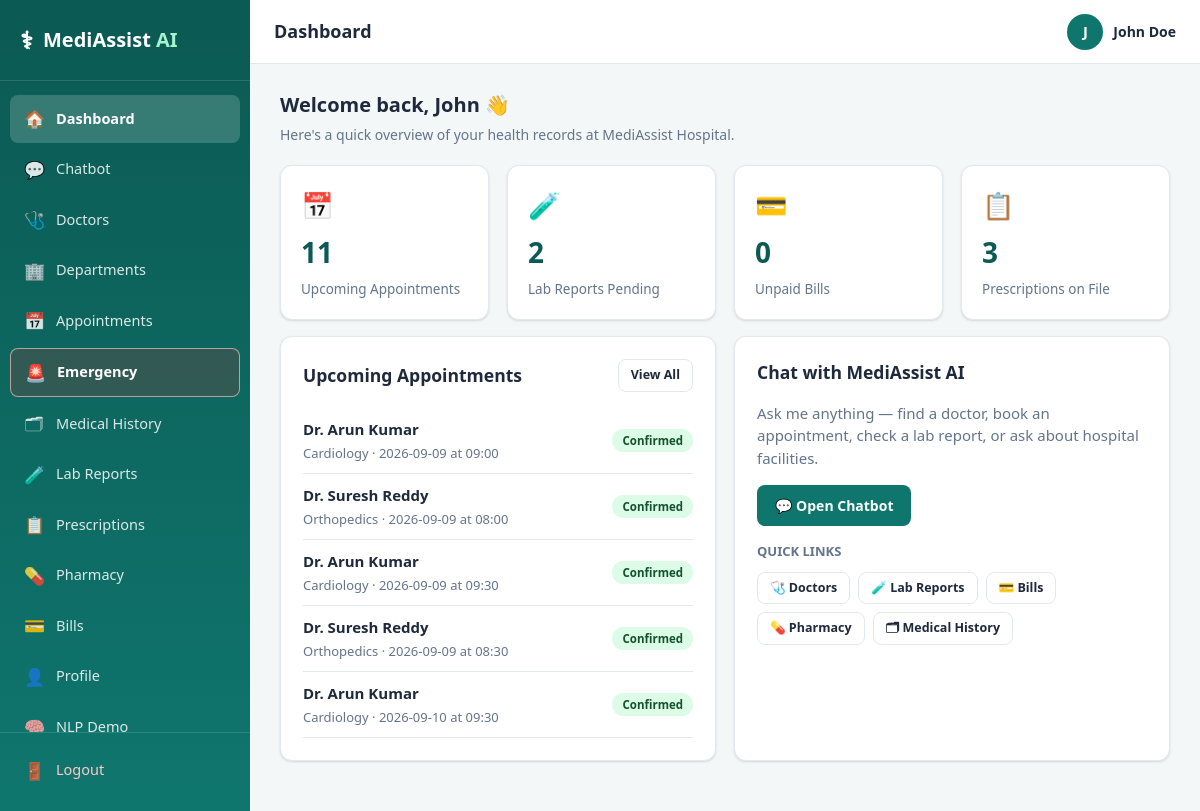
/dashboard (signed in), run on the app's committed database.
### tables this page shows
CREATE TABLE users (
    user_id         INTEGER PRIMARY KEY AUTOINCREMENT,
    username        TEXT UNIQUE NOT NULL,
    email           TEXT UNIQUE NOT NULL,
    password_hash   TEXT NOT NULL,
    role            TEXT NOT NULL DEFAULT 'patient',   -- patient | admin
    full_name       TEXT NOT NULL,
    phone           TEXT,
    created_at      TIMESTAMP DEFAULT CURRENT_TIMESTAMP,
    is_active       INTEGER DEFAULT 1
);

CREATE TABLE appointments (
    appointment_id  INTEGER PRIMARY KEY AUTOINCREMENT,
    patient_id      INTEGER NOT NULL,
    doctor_id       INTEGER NOT NULL,
    appointment_date TEXT NOT NULL,   -- YYYY-MM-DD
    appointment_time TEXT NOT NULL,   -- HH:MM
    status          TEXT DEFAULT 'confirmed',  -- confirmed | cancelled | completed | rescheduled
    reason          TEXT,
    created_at      TIMESTAMP DEFAULT CURRENT_TIMESTAMP,
    FOREIGN KEY (patient_id) REFERENCES patients(patient_id),
    FOREIGN KEY (doctor_id) REFERENCES doctors(doctor_id)
);

CREATE TABLE doctors (
    doctor_id       INTEGER PRIMARY KEY AUTOINCREMENT,
    full_name       TEXT NOT NULL,
    department_id   INTEGER NOT NULL,
    specialization  TEXT NOT NULL,
    qualification   TEXT,
    experience_years INTEGER,
    available_days  TEXT,          -- e.g. Mon,Tue,Wed,Thu,Fri
    available_time  TEXT,          -- e.g. 09:00-13:00
    consultation_fee REAL DEFAULT 500,
    rating          REAL DEFAULT 4.5,
    room_no         TEXT,
    FOREIGN KEY (department_id) REFERENCES departments(department_id)
);

CREATE TABLE departments (
    department_id   INTEGER PRIMARY KEY AUTOINCREMENT,
    name            TEXT UNIQUE NOT NULL,
    description     TEXT,
    services        TEXT,          -- comma separated services
    location        TEXT,          -- floor / block
    timings         TEXT,          -- opening hours
    contact_ext     TEXT
);

### routes/main.py (the view)
@main_bp.route("/dashboard")
@login_required
def dashboard():
    user = get_current_user()
    patient = query("SELECT * FROM patients WHERE user_id = ?", (user["user_id"],), fetchone=True)
    stats = {}
    if patient:
        stats["appointments"] = query(
            "SELECT COUNT(*) as c FROM appointments WHERE patient_id = ? AND status IN ('confirmed','rescheduled')",
            (patient["patient_id"],), fetchone=True)["c"]
        stats["reports_pending"] = query(
            "SELECT COUNT(*) as c FROM lab_reports WHERE patient_id = ? AND status != 'ready'",
            (patient["patient_id"],), fetchone=True)["c"]
        stats["unpaid_bills"] = query(
            "SELECT COUNT(*) as c FROM bills WHERE patient_id = ? AND status = 'unpaid'",
            (patient["patient_id"],), fetchone=True)["c"]
        stats["prescriptions"] = query(
            "SELECT COUNT(*) as c FROM prescriptions WHERE patient_id = ?",
            (patient["patient_id"],), fetchone=True)["c"]
        upcoming = query(
            """SELECT a.*, d.full_name as doctor_name, dept.name as department_name
               FROM appointments a JOIN doctors d ON a.doctor_id = d.doctor_id
               JOIN departments dept ON d.department_id = dept.department_id
               WHERE a.patient_id = ? AND a.status IN ('confirmed','rescheduled')
               ORDER BY a.appointment_date ASC LIMIT 5""",
            (patient["patient_id"],))
    else:
        upcoming = []
    return render_template("dashboard.html", user=user, stats=stats, upcoming=upcoming)

### database/db.py (called while the page is built)
def get_connection():
    conn = sqlite3.connect(DB_PATH)
    conn.row_factory = sqlite3.Row
    conn.execute("PRAGMA foreign_keys = ON")
    return conn

def query(sql, params=(), fetchone=False, commit=False):
    conn = get_connection()
    cur = conn.cursor()
    cur.execute(sql, params)
    if commit:
        conn.commit()
        last_id = cur.lastrowid
        conn.close()
        return last_id
    rows = cur.fetchone() if fetchone else cur.fetchall()
    conn.close()
    if rows is None:
        return None
    if fetchone:
        return dict(rows)
    return [dict(r) for r in rows]

### routes/auth.py (called while the page is built)
def login_required(f):
    @wraps(f)
    def wrapper(*args, **kwargs):
        if "user_id" not in session:
            if request.path.startswith("/api/"):
                return jsonify({"error": "Authentication required"}), 401
            flash("Please log in to continue.", "warning")
            return redirect(url_for("auth.login", next=request.path))
        return f(*args, **kwargs)
    return wrapper

def get_current_user():
    if "user_id" not in session:
        return None
    return query("SELECT * FROM users WHERE user_id = ?", (session["user_id"],), fetchone=True)

### templates/dashboard.html (shortened to what this page needs)
{% extends "base.html" %}
{% block page_title %}Dashboard{% endblock %}
{% block content %}
<h2 class="section-title">Welcome back, {{ user.full_name.split(' ')[0] }} 👋</h2>
<p class="section-sub">Here's a quick overview of your health records at MediAssist Hospital.</p>
<div class="grid grid-4 mb-2">
  <div class="stat-card">
    <div class="stat-icon">📅</div>
    <div class="stat-value">{{ stats.get('appointments', 0) }}</div>
    <div class="stat-label">Upcoming Appointments</div>
  </div>
  <div class="stat-card">
    <div class="stat-icon">🧪</div>
    <div class="stat-value">{{ stats.get('reports_pending', 0) }}</div>
    <div class="stat-label">Lab Reports Pending</div>
  </div>
  <div class="stat-card">
    <div class="stat-icon">💳</div>
    <div class="stat-value">{{ stats.get('unpaid_bills', 0) }}</div>
    <div class="stat-label">Unpaid Bills</div>
  </div>
  <div class="stat-card">
    <div class="stat-icon">📋</div>
    <div class="stat-value">{{ stats.get('prescriptions', 0) }}</div>
    <div class="stat-label">Prescriptions on File</div>
  </div>
</div>
<div class="grid grid-2 mt-3">
  <div class="card">
    <div class="card-header">
      <h3>Upcoming Appointments</h3>
      <a href="{{ url_for('appointments.list_appointments') }}" class="btn btn-outline btn-sm">View All</a>
    </div>
    {% if upcoming %}
      <ul>
      {% for a in upcoming %}
        <li class="flex-between" style="padding:10px 0;border-bottom:1px solid var(--border);">
          <div>
            <b>{{ a.doctor_name }}</b><br>
            <span class="text-muted" style="font-size:13px;">{{ a.department_name }} · {{ a.appointment_date }} at {{ a.appointment_time }}</span>
          </div>
          <span class="badge badge-{{ a.status }}">{{ a.status }}</span>
        </li>
      {% endfor %}
      </ul>
    {% else %}
      <div class="empty-state">
        <div class="icon">📅</div>
        <p>No upcoming appointments.</p>
        <a href="{{ url_for('chatbot.chatbot_page') }}" class="btn btn-primary btn-sm mt-2">Book via Chatbot</a>
      </div>
    {% endif %}
  </div>
  <div class="card">
    <div class="card-header">
      <h3>Chat with MediAssist AI</h3>
    </div>
    <p class="text-muted">Ask me anything — find a doctor, book an appointment, check a lab report, or ask about hospital facilities.</p>
    <a href="{{ url_for('chatbot.chatbot_page') }}" class="btn btn-primary mt-2">💬 Open Chatbot</a>
    <div class="mt-3">
      <h4 style="font-size:13px;color:var(--text-muted);text-transform:uppercase;margin-bottom:10px;">Quick Links</h4>
      <div class="flex gap-2" style="flex-wrap:wrap;">
        <a href="{{ url_for('doctors.list_doctors') }}" class="btn btn-outline btn-sm">🩺 Doctors</a>
        <a href="{{ url_for('lab.lab_reports') }}" class="btn btn-outline btn-sm">🧪 Lab Reports</a>
        <a href="{{ url_for('billing.bills_page') }}" class="btn btn-outline btn-sm">💳 Bills</a>
        <a href="{{ url_for('pharmacy.pharmacy_page') }}" class="btn btn-outline btn-sm">💊 Pharmacy</a>
        <a href="{{ url_for('patient.medical_history') }}" class="btn btn-outline btn-sm">🗂 Medical History</a>
      </div>
    </div>
  </div>
</div>
{% endblock %}

### templates/base.html (shortened to what this page needs)
<!DOCTYPE html>
<html lang="en">
<head>
<link rel="stylesheet" href="{{ url_for('static', filename='css/style.css') }}">
</head>
<body>
<div class="app-shell">
  <aside class="sidebar" id="sidebar">
    <div class="sidebar-brand">
      <span class="brand-icon">⚕</span>
      <span class="brand-text">MediAssist <b>AI</b></span>
    </div>
    <nav class="sidebar-nav">
      <a href="{{ url_for('main.dashboard') }}" class="nav-item {{ 'active' if request.endpoint=='main.dashboard' }}"><span>🏠</span> Dashboard</a>
      <a href="{{ url_for('chatbot.chatbot_page') }}" class="nav-item {{ 'active' if request.endpoint=='chatbot.chatbot_page' }}"><span>💬</span> Chatbot</a>
      <a href="{{ url_for('doctors.list_doctors') }}" class="nav-item {{ 'active' if request.endpoint=='doctors.list_doctors' }}"><span>🩺</span> Doctors</a>
      <a href="{{ url_for('departments.list_departments') }}" class="nav-item {{ 'active' if request.endpoint=='departments.list_departments' }}"><span>🏢</span> Departments</a>
      <a href="{{ url_for('appointments.list_appointments') }}" class="nav-item {{ 'active' if request.endpoint=='appointments.list_appointments' }}"><span>📅</span> Appointments</a>
      <a href="{{ url_for('main.emergency_page') }}" class="nav-item {{ 'active' if request.endpoint=='main.emergency_page' }} emergency-nav"><span>🚨</span> Emergency</a>
      <a href="{{ url_for('patient.medical_history') }}" class="nav-item {{ 'active' if request.endpoint=='patient.medical_history' }}"><span>🗂</span> Medical History</a>
      <a href="{{ url_for('lab.lab_reports') }}" class="nav-item {{ 'active' if request.endpoint=='lab.lab_reports' }}"><span>🧪</span> Lab Reports</a>
      <a href="{{ url_for('pharmacy.prescriptions_page') }}" class="nav-item {{ 'active' if request.endpoint=='pharmacy.prescriptions_page' }}"><span>📋</span> Prescriptions</a>
      <a href="{{ url_for('pharmacy.pharmacy_page') }}" class="nav-item {{ 'active' if request.endpoint=='pharmacy.pharmacy_page' }}"><span>💊</span> Pharmacy</a>
      <a href="{{ url_for('billing.bills_page') }}" class="nav-item {{ 'active' if request.endpoint=='billing.bills_page' }}"><span>💳</span> Bills</a>
      <a href="{{ url_for('patient.profile') }}" class="nav-item {{ 'active' if request.endpoint=='patient.profile' }}"><span>👤</span> Profile</a>
      <a href="{{ url_for('nlp_demo.nlp_demo_page') }}" class="nav-item {{ 'active' if request.endpoint=='nlp_demo.nlp_demo_page' }}"><span>🧠</span> NLP Demo</a>
    </nav>
    <div class="sidebar-footer">
      <a href="{{ url_for('auth.logout') }}" class="nav-item logout"><span>🚪</span> Logout</a>
    </div>
  </aside>
  <div class="main-area">
    <header class="topbar">
      <div class="topbar-title">{% block page_title %}Dashboard{% endblock %}</div>
      <div class="topbar-user">
        {% if current_user %}
        <span class="user-avatar">{{ current_user.full_name[0] | upper }}</span>
        <span class="user-name">{{ current_user.full_name }}</span>
        {% endif %}
      </div>
    </header>
    <main class="content">
      {% block content %}{% endblock %}
    </main>
  </div>
</div>
</body>
</html>

### data on the page
users: full_name "J", full_name "John Doe", full_name "John"
appointments: doctor_name "Dr. Arun Kumar", department_name "Cardiology", appointment_date "2026-09-09", appointment_time "09:00", status "Confirmed"
appointments: doctor_name "Dr. Suresh Reddy", department_name "Orthopedics", appointment_date "2026-09-09", appointment_time "08:00", status "Confirmed"
appointments: doctor_name "Dr. Arun Kumar", department_name "Cardiology", appointment_date "2026-09-09", appointment_time "09:30", status "Confirmed"
appointments: doctor_name "Dr. Suresh Reddy", department_name "Orthopedics", appointment_date "2026-09-09", appointment_time "08:30", status "Confirmed"
appointments: doctor_name "Dr. Arun Kumar", department_name "Cardiology", appointment_date "2026-09-10", appointment_time "09:30", status "Confirmed"

### other printed values
{{ stats.get('appointments', 0) }} "11"
{{ stats.get('reports_pending', 0) }} "2"
{{ stats.get('unpaid_bills', 0) }} "0"
{{ stats.get('prescriptions', 0) }} "3"
